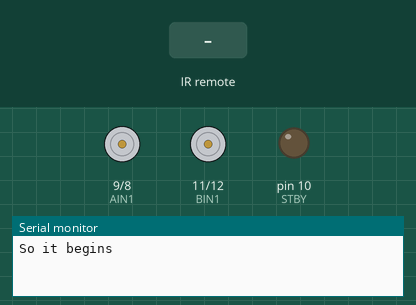
Simulated run of this sketch. Board: Arduino Uno, built with avr-gcc and run on an emulated ATmega328P. Shown: motor-driver pin pairs drawn as motors (green arrow = first pin HIGH = forward, orange = second pin HIGH = backward, longer = more drive, scaled by the enable pin, stopped while the standby pin is LOW), output pins drawn as LEDs (lit = HIGH), the last lines printed to the serial monitor. The test bench sets the inputs (shaded band).

Above: at 1.2 s.
1.3 s: infrared code 0x3E8 received
At 1.9 s:
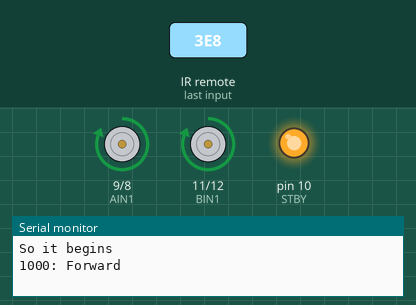
2.8 s: infrared code 0x4E2 received
At 4.0 s:
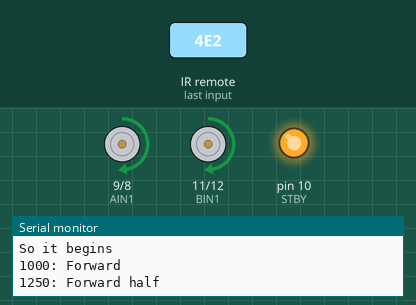
4.3 s: infrared code 0x7D0 received
At 5.4 s:
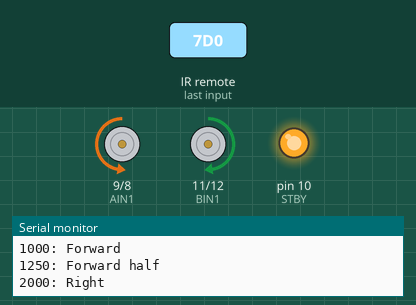
5.8 s: infrared code 0xBB8 received
At 6.5 s:
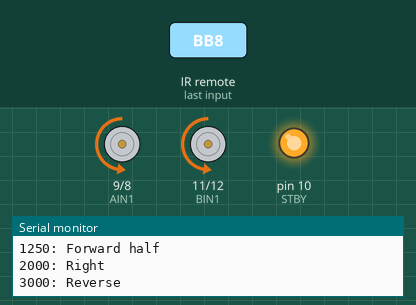
7.3 s: infrared code 0xFA0 received
At 7.6 s:
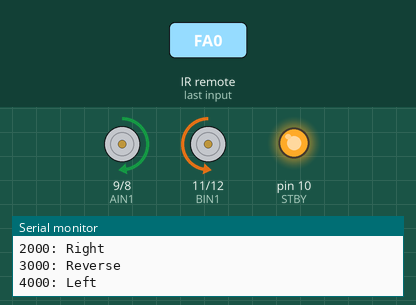
8.8 s: infrared code 0x3E8 received
At 9.9 s:
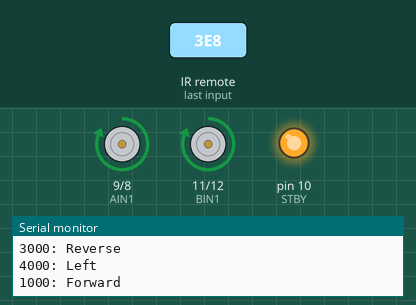
Timing chart, 0 to 11.3 s (numbered marks = the images above; inputs shaded):
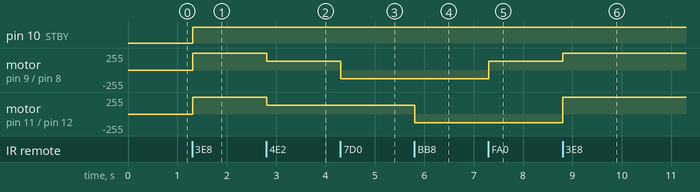

Measured:
- after the input at 1.3 s, pin 10 (STBY): LOW → HIGH at once; motor on pin 9 (AIN1) / pin 8 (AIN2), motor on pin 11 (BIN1) / pin 12 (BIN2): stopped → forward 255/255 at once
- after the input at 2.8 s, motor on pin 9 (AIN1) / pin 8 (AIN2), motor on pin 11 (BIN1) / pin 12 (BIN2): forward 255/255 → forward 128/255 at once
- after the input at 4.3 s, motor on pin 9 (AIN1) / pin 8 (AIN2): forward 128/255 → backward 128/255 at once
- after the input at 5.8 s, motor on pin 11 (BIN1) / pin 12 (BIN2): forward 128/255 → backward 128/255 at once
- after the input at 7.3 s, motor on pin 9 (AIN1) / pin 8 (AIN2): backward 128/255 → forward 128/255 at once
- after the input at 8.8 s, motor on pin 9 (AIN1) / pin 8 (AIN2): forward 128/255 → forward 255/255 at once; motor on pin 11 (BIN1) / pin 12 (BIN2): backward 128/255 → forward 255/255 at once

The sketch:

lego-rc-tank.ino
```cpp
#include <RCSwitch.h>

RCSwitch mySwitch = RCSwitch();

int STBY = 10; //standby

//Motor A
int PWMA = 3; //Speed control
int AIN1 = 9; //Direction
int AIN2 = 8; //Direction

//Motor B
int PWMB = 5; //Speed control
int BIN1 = 11; //Direction
int BIN2 = 12; //Direction

void setup(){
  Serial.begin(9600);
  Serial.println("So it begins");
  pinMode(STBY, OUTPUT);

  pinMode(PWMA, OUTPUT);
  pinMode(AIN1, OUTPUT);
  pinMode(AIN2, OUTPUT);

  pinMode(PWMB, OUTPUT);
  pinMode(BIN1, OUTPUT);
  pinMode(BIN2, OUTPUT);


  mySwitch.enableReceive(0);
}

void loop(){
if (mySwitch.available()) {

    int value = mySwitch.getReceivedValue();

     Serial.print(value);
     Serial.print(": " );
    switch (value) {

       case 1000:
       Serial.println("Forward");
       move(1, 255, 1);
       move(0, 255, 1);
       break;
       case 1250:
       Serial.println("Forward half");
       move(1, 128, 1);
       move(0, 128, 1);
       break;
       case 1500:
       Serial.println("Forward and right");
       move(1, 128, 1);
       move(0, 100, 1);
       break;
       case 2000:
       Serial.println("Right");
       move(1, 128, 0);
       move(0, 128, 1);
       break;
       case 2500:
       Serial.println("Reverse and right");
         //move(1, 128, 0);
       //move(2, 128, 1);
       break;
       case 3000:
       Serial.println("Reverse");
       move(1, 128, 0);
       move(2, 128, 0);
       break;
       case 3500:
       Serial.println("Reverse and left");
        // move(1, 128, 1);
       //move(2, 128, 0);
       break;
       case 4000:
       Serial.println("Left");
       move(1, 128, 1);
       move(2, 128, 0);
       break;
       case 4500:
       Serial.println("Forward and left");
        // move(1, 128, 1);
       //move(2, 128, 0);
       break;
       case 1:
       Serial.println("Stay still");
       stop();
       break;
      }

    mySwitch.resetAvailable();

  }


delay(10);
}
void move(int motor, int speed, int direction){
  digitalWrite(STBY, HIGH); //disable standby

  boolean inPin1 = LOW;
  boolean inPin2 = HIGH;

  if(direction == 1){
    inPin1 = HIGH;
    inPin2 = LOW;
  }

  if(motor == 1){
    digitalWrite(AIN1, inPin1);
    digitalWrite(AIN2, inPin2);
    analogWrite(PWMA, speed);
  }else{
    digitalWrite(BIN1, inPin1);
    digitalWrite(BIN2, inPin2);
    analogWrite(PWMB, speed);
  }
}

void stop(){
  digitalWrite(STBY, LOW);
}
```
